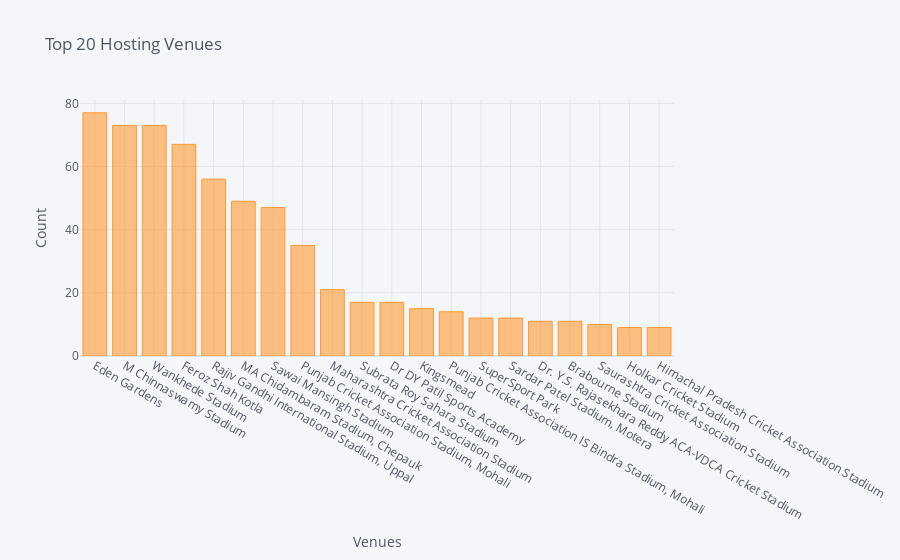

The notebook cell this image was saved under:
### Markdown cell above
#### *  Eden Gardens have hosted most number of matches ie 77 times, followed by M Chinnaswamy Stadium and Wankhede Stadium 73 times.
#### *  We will plot only Top 20 venue names which have hosted IPL.

### Code cell
stadium[:20].iplot(kind='bar', xTitle='Venues', yTitle='Count', title='Top 20 Hosting Venues')

### Figure 1 — Plotly figure (JSON) as saved in the notebook; plotly's stock layout.template omitted (floating-point values rounded to 4 significant figures)
{"data": [{"marker": {"color": "rgba(255, 153, 51, 0.6)", "line": {"color": "rgba(255, 153, 51, 1.0)", "width": 1}}, "name": "venue", "orientation": "v", "text": "", "type": "bar", "x": ["Eden Gardens", "M Chinnaswamy Stadium", "Wankhede Stadium", "Feroz Shah Kotla", "Rajiv Gandhi International Stadium, Uppal", "MA Chidambaram Stadium, Chepauk", "Sawai Mansingh Stadium", "Punjab Cricket Association Stadium, Mohali", "Maharashtra Cricket Association Stadium", "Subrata Roy Sahara Stadium", "Dr DY Patil Sports Academy", "Kingsmead", "Punjab Cricket Association IS Bindra Stadium, Mohali", "SuperSport Park", "Sardar Patel Stadium, Motera", "Dr. Y.S. Rajasekhara Reddy ACA-VDCA Cricket Stadium", "Brabourne Stadium", "Saurashtra Cricket Association Stadium", "Holkar Cricket Stadium", "Himachal Pradesh Cricket Association Stadium"], "y": [77, 73, 73, 67, 56, 49, 47, 35, 21, 17, 17, 15, 14, 12, 12, 11, 11, 10, 9, 9]}], "layout": {"legend": {"bgcolor": "#F5F6F9", "font": {"color": "#4D5663"}}, "paper_bgcolor": "#F5F6F9", "plot_bgcolor": "#F5F6F9", "title": {"font": {"color": "#4D5663"}, "text": "Top 20 Hosting Venues"}, "xaxis": {"gridcolor": "#E1E5ED", "showgrid": true, "tickfont": {"color": "#4D5663"}, "title": {"font": {"color": "#4D5663"}, "text": "Venues"}, "zerolinecolor": "#E1E5ED"}, "yaxis": {"gridcolor": "#E1E5ED", "showgrid": true, "tickfont": {"color": "#4D5663"}, "title": {"font": {"color": "#4D5663"}, "text": "Count"}, "zerolinecolor": "#E1E5ED"}}}
